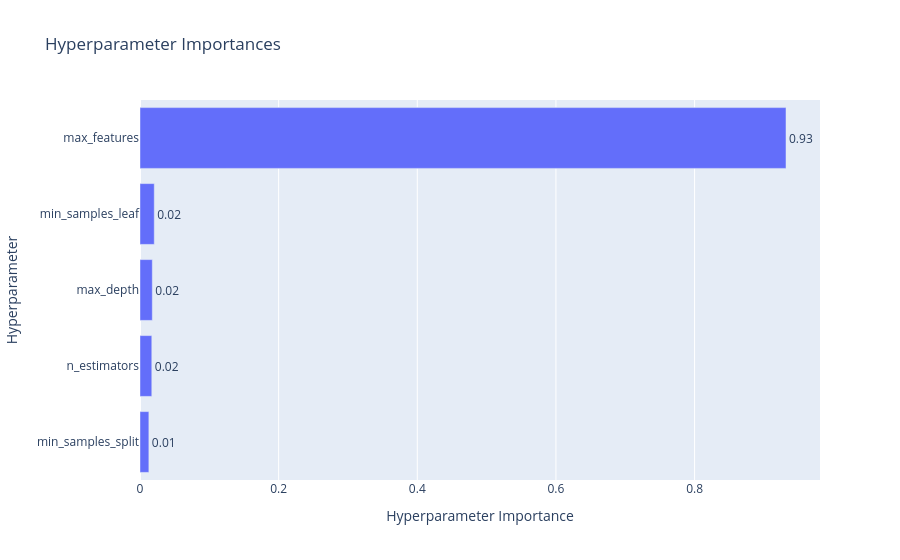

This figure's notebook cell:
### Code cell
plot_param_importances(study_rf)

### Figure 1 — Plotly figure (JSON) as saved in the notebook; plotly's stock layout.template omitted (floating-point values rounded to 4 significant figures)
{"data": [{"cliponaxis": false, "hovertemplate": ["min_samples_split (IntDistribution): 0.01279348997163982<extra></extra>", "n_estimators (IntDistribution): 0.017006009107965306<extra></extra>", "max_depth (IntDistribution): 0.017759748871619862<extra></extra>", "min_samples_leaf (IntDistribution): 0.02057515833648974<extra></extra>", "max_features (CategoricalDistribution): 0.9318655937122853<extra></extra>"], "name": "Objective Value", "orientation": "h", "text": ["0.01", "0.02", "0.02", "0.02", "0.93"], "textposition": "outside", "type": "bar", "x": [0.01279, 0.01701, 0.01776, 0.02058, 0.9319], "y": ["min_samples_split", "n_estimators", "max_depth", "min_samples_leaf", "max_features"]}], "layout": {"title": {"text": "Hyperparameter Importances"}, "xaxis": {"title": {"text": "Hyperparameter Importance"}}, "yaxis": {"title": {"text": "Hyperparameter"}}}}
